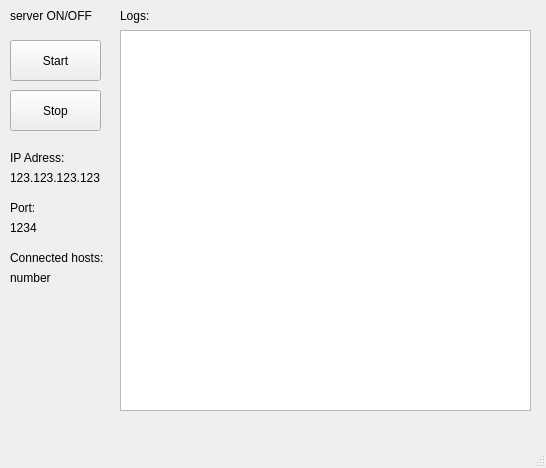
<?xml version="1.0" encoding="UTF-8"?>
<ui version="4.0">
 <class>MainWindow</class>
 <widget class="QMainWindow" name="MainWindow">
  <property name="geometry">
   <rect>
    <x>0</x>
    <y>0</y>
    <width>546</width>
    <height>468</height>
   </rect>
  </property>
  <property name="windowTitle">
   <string>MainWindow</string>
  </property>
  <widget class="QWidget" name="centralwidget">
   <widget class="QLabel" name="_title">
    <property name="geometry">
     <rect>
      <x>10</x>
      <y>0</y>
      <width>91</width>
      <height>31</height>
     </rect>
    </property>
    <property name="text">
     <string>server ON/OFF</string>
    </property>
   </widget>
   <widget class="QPushButton" name="pushButton">
    <property name="geometry">
     <rect>
      <x>10</x>
      <y>40</y>
      <width>91</width>
      <height>41</height>
     </rect>
    </property>
    <property name="text">
     <string>Start</string>
    </property>
   </widget>
   <widget class="QPushButton" name="pushButton_2">
    <property name="geometry">
     <rect>
      <x>10</x>
      <y>90</y>
      <width>91</width>
      <height>41</height>
     </rect>
    </property>
    <property name="text">
     <string>Stop</string>
    </property>
   </widget>
   <widget class="QListWidget" name="listWidget_logs">
    <property name="geometry">
     <rect>
      <x>120</x>
      <y>30</y>
      <width>411</width>
      <height>381</height>
     </rect>
    </property>
   </widget>
   <widget class="QLabel" name="label_logs">
    <property name="geometry">
     <rect>
      <x>120</x>
      <y>0</y>
      <width>101</width>
      <height>31</height>
     </rect>
    </property>
    <property name="text">
     <string>Logs:</string>
    </property>
   </widget>
   <widget class="QLabel" name="label_ipTitle">
    <property name="geometry">
     <rect>
      <x>10</x>
      <y>150</y>
      <width>61</width>
      <height>16</height>
     </rect>
    </property>
    <property name="text">
     <string>IP Adress:</string>
    </property>
   </widget>
   <widget class="QLabel" name="label_portTitle">
    <property name="geometry">
     <rect>
      <x>10</x>
      <y>200</y>
      <width>61</width>
      <height>16</height>
     </rect>
    </property>
    <property name="text">
     <string>Port:</string>
    </property>
   </widget>
   <widget class="QLabel" name="label_connectedhostTitle">
    <property name="geometry">
     <rect>
      <x>10</x>
      <y>250</y>
      <width>111</width>
      <height>16</height>
     </rect>
    </property>
    <property name="text">
     <string>Connected hosts:</string>
    </property>
   </widget>
   <widget class="QLabel" name="label_ip">
    <property name="geometry">
     <rect>
      <x>10</x>
      <y>170</y>
      <width>101</width>
      <height>16</height>
     </rect>
    </property>
    <property name="text">
     <string>123.123.123.123</string>
    </property>
   </widget>
   <widget class="QLabel" name="label_port">
    <property name="geometry">
     <rect>
      <x>10</x>
      <y>220</y>
      <width>101</width>
      <height>16</height>
     </rect>
    </property>
    <property name="text">
     <string>1234</string>
    </property>
   </widget>
   <widget class="QLabel" name="label_connectedHostNr">
    <property name="geometry">
     <rect>
      <x>10</x>
      <y>270</y>
      <width>111</width>
      <height>16</height>
     </rect>
    </property>
    <property name="text">
     <string>number</string>
    </property>
   </widget>
  </widget>
  <widget class="QMenuBar" name="menubar">
   <property name="geometry">
    <rect>
     <x>0</x>
     <y>0</y>
     <width>546</width>
     <height>21</height>
    </rect>
   </property>
  </widget>
  <widget class="QStatusBar" name="statusbar"/>
 </widget>
 <resources/>
 <connections/>
</ui>
